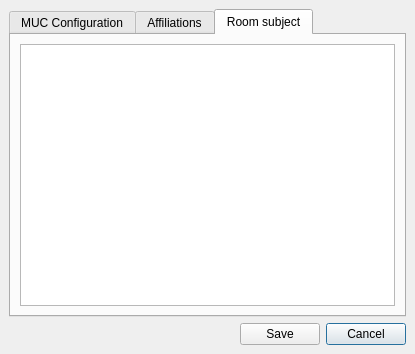
<ui version="4.0" >
 <class>groupchatAdmin</class>
 <widget class="QDialog" name="groupchatAdmin" >
  <property name="geometry" >
   <rect>
    <x>0</x>
    <y>0</y>
    <width>415</width>
    <height>354</height>
   </rect>
  </property>
  <property name="windowTitle" >
   <string>MUC Configuration</string>
  </property>
  <layout class="QGridLayout" >
   <property name="margin" >
    <number>9</number>
   </property>
   <property name="spacing" >
    <number>6</number>
   </property>
   <item row="0" column="0" colspan="3" >
    <widget class="QTabWidget" name="groupchatAdminTab" >
     <property name="currentIndex" >
      <number>2</number>
     </property>
     <widget class="QWidget" name="config" >
      <attribute name="title" >
       <string>MUC Configuration</string>
      </attribute>
     </widget>
     <widget class="QWidget" name="affiliation" >
      <attribute name="title" >
       <string>Affiliations</string>
      </attribute>
     </widget>
     <widget class="QWidget" name="subjectTab" >
      <attribute name="title" >
       <string>Room subject</string>
      </attribute>
      <layout class="QGridLayout" >
       <property name="margin" >
        <number>9</number>
       </property>
       <property name="spacing" >
        <number>6</number>
       </property>
       <item row="0" column="0" >
        <widget class="QTextBrowser" name="subject" >
         <property name="readOnly" >
          <bool>false</bool>
         </property>
        </widget>
       </item>
      </layout>
     </widget>
    </widget>
   </item>
   <item row="1" column="2" >
    <widget class="QPushButton" name="pushButton" >
     <property name="text" >
      <string>Cancel</string>
     </property>
    </widget>
   </item>
   <item row="1" column="1" >
    <widget class="QPushButton" name="pushButton_2" >
     <property name="text" >
      <string>Save</string>
     </property>
    </widget>
   </item>
   <item row="1" column="0" >
    <spacer>
     <property name="orientation" >
      <enum>Qt::Horizontal</enum>
     </property>
     <property name="sizeHint" >
      <size>
       <width>201</width>
       <height>20</height>
      </size>
     </property>
    </spacer>
   </item>
  </layout>
 </widget>
 <resources/>
 <connections>
  <connection>
   <sender>pushButton</sender>
   <signal>clicked()</signal>
   <receiver>groupchatAdmin</receiver>
   <slot>reject()</slot>
   <hints>
    <hint type="sourcelabel" >
     <x>333</x>
     <y>273</y>
    </hint>
    <hint type="destinationlabel" >
     <x>331</x>
     <y>298</y>
    </hint>
   </hints>
  </connection>
  <connection>
   <sender>pushButton_2</sender>
   <signal>clicked()</signal>
   <receiver>groupchatAdmin</receiver>
   <slot>accept()</slot>
   <hints>
    <hint type="sourcelabel" >
     <x>262</x>
     <y>275</y>
    </hint>
    <hint type="destinationlabel" >
     <x>168</x>
     <y>270</y>
    </hint>
   </hints>
  </connection>
 </connections>
</ui>
